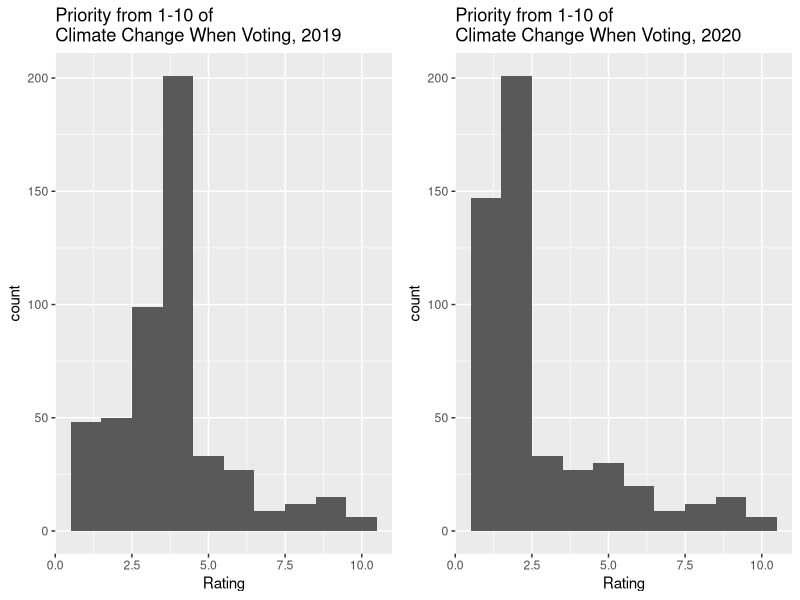
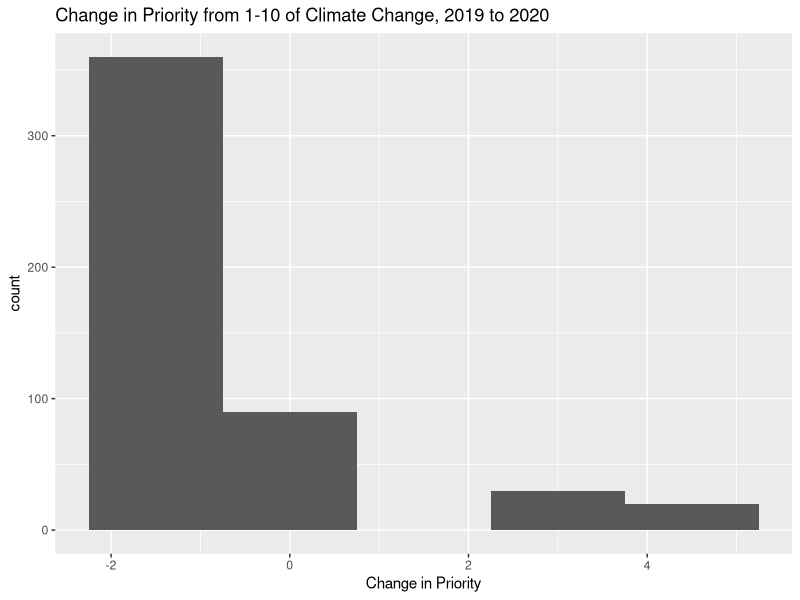
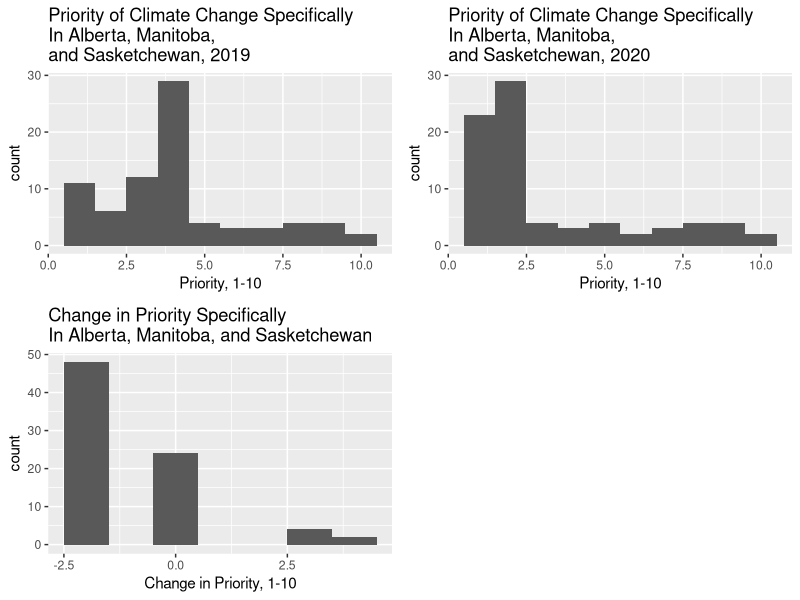

The R script that drew these images, in order: (Note: this script raises an error after producing the figures.)
## ---- chunk 1
knitr::opts_chunk$set(echo = TRUE)
library(tidyverse)
library(gridExtra)
library(here)
## ---- chunk 2
# Create a dataframe of results that we can then analyze. The first question will not be considered due to the fact that in the case of a proper dataset that classified information would immediately be stripped away.

# The variable `location` will collect information on where a respondant is from in the country (answering the second question of the survey).

# These two vectors list all the provinces and all the proportion of total populations in the same order.
loc <- c("Ontario", "Quebec", "Nova Scotia", "New Brunswick", "Manitoba", "British Columbia", "Prince Edward Island", "Saskatchewan", "Alberta", "Newfoundland and Labrador", "Yukon", "Northwest Territories", "Nunavut")
loc_prob <- c(0.388, 0.226, 0.026, 0.021, 0.036, 0.135, 0.004, 0.031, 0.116, 0.014, 0.001, 0.001, 0.001)

# I create 500 samples of the second question and put it into the dataframe `data`.
q1 <- sample(loc, 500, replace = TRUE, loc_prob)
data <- data.frame(q1)

# The variable `language` will collect information on the primary language of a respondant in the country (answering the third question).

# This is a set of possible responses.
lang <- c("English", "French", "Other")

# This lists proportions of languages according to the 2016 Canadian Census per province. I have specialized the data a bit so that for certain provinces the proportions are more accurate.
quebec_pro <- c(0.089, 0.790, 0.154)
nun_pro <- c(0.329, 0.018, 0.674)
gen_pro <- c(0.580, 0.214, 0.229)

set.seed(4438)
data <- data %>%
  mutate(language = ifelse(q1 == "Quebec",
                           sample(lang, 1, replace = TRUE, prob = quebec_pro),
                           ifelse(q1 == "Nunavut",
                                  sample(lang, 1, replace = TRUE, prob = nun_pro),
                                  sample(lang, 1, replace = TRUE, prob = gen_pro))))

# The variable `previous` will collect information on how Canadians felt about how high of a priority climate change was in the last election (answering the fourth question).

responses <- c(1, 2, 3, 4, 5, 6, 7, 8, 9, 10)

# I have specified the data a bit given what we know of the attitude towards climate change in certain provinces.
orig_gen <- c(0.1, 0.1, 0.2, 0.4, 0.05, 0.05, 0.025, 0.025, 0.025, 0.025)

#data <- data %>%
#  mutate(previous = ifelse(q1 == "Alberta" | q1 == "Manitoba" | q1 == "Saskatchewan",
#                           sample(responses, 1, replace = TRUE, prob = orig_west_prob),
#                           sample(responses, 1, replace = TRUE, prob = orig_gen_prob)))

set.seed(4438)
previous = sample(responses, 500, replace = TRUE, orig_gen)

# The variable `current` will collect information on how Canadians felt about how high a priority climate change is in a current/'immediate future' election.

new_prob <- c(0.3, 0.4, 0.05, 0.05, 0.05, 0.05, 0.025, 0.025, 0.025, 0.025)

set.seed(4438)
current <- sample(responses, 500, replace = TRUE, new_prob)

data <- data %>%
  mutate (previous = previous, current = current, change = current - previous)

## ---- chunk 3

head(data)

## ---- chunk 4
# This creates a summary table based off the data. `Error` captures the 95th confidence interval.
data %>%
  summarize(prev_mean = mean(previous), curr_mean = mean(current), change_avg = mean(change), error = qnorm(0.975) * sqrt(1 - (500/27243224) * (sd(change)^2)/500))
## ---- chunk 5

# This creates graphs of the variables `previous` and `current`.
p1 <- data %>%
  ggplot(aes(x = previous)) + geom_histogram(binwidth = 1) + ggtitle("Priority from 1-10 of \nClimate Change When Voting, 2019") + labs(x = "Rating")

p2 <- data %>%
  ggplot(aes(x = current)) + geom_histogram(binwidth = 1) + ggtitle("Priority from 1-10 of\nClimate Change When Voting, 2020") + labs(x = "Rating")

grid.arrange(p1, p2, ncol = 2)

## ---- chunk 6
# This creates a graph for the variable `change`.
p3 <- data %>%
  ggplot(aes(x = change)) + geom_histogram(binwidth = 1.5) + ggtitle("Change in Priority from 1-10 of Climate Change, 2019 to 2020") + labs(x = "Change in Priority")

p3
## ---- chunk 7

# Below is specific analysis of the regions Alberta, Saskatchewan and Manitoba.
p4 <- data %>%
  filter(q1 == "Alberta" | q1 == "Saskatchewan" | q1 == "Manitoba") %>%
  ggplot(aes(x = change)) + geom_histogram(binwidth = 1) + ggtitle("Change in Priority Specifically\nIn Alberta, Manitoba, and Sasketchewan") + labs(x = "Change in Priority, 1-10")

p5 <- data %>%
  filter(q1 == "Alberta" | q1 == "Saskatchewan" | q1 == "Manitoba") %>%
  ggplot(aes(x = previous)) + geom_histogram(binwidth = 1) + ggtitle("Priority of Climate Change Specifically\nIn Alberta, Manitoba,\nand Sasketchewan, 2019") + labs(x = "Priority, 1-10")

p6 <- data %>%
  filter(q1 == "Alberta" | q1 == "Saskatchewan" | q1 == "Manitoba") %>%
  ggplot(aes(x = current)) + geom_histogram(binwidth = 1) + ggtitle("Priority of Climate Change Specifically\nIn Alberta, Manitoba,\nand Sasketchewan, 2020") + labs(x = "Priority, 1-10")

grid.arrange(p5, p6, p4, ncol = 2)

## ---- chunk 8
knitr::include_graphics(here::here("Screen Shot 2020-10-07 at 2.31.09 PM.png"))
## ---- chunk 9
knitr::include_graphics(here::here("Screen Shot 2020-10-07 at 2.31.24 PM.png"))
## ---- chunk 10
knitr::include_graphics(here::here("Screen Shot 2020-10-07 at 2.31.09 PM.png"))
## ---- chunk 11
knitr::include_graphics(here::here("screenshot1.png"))
